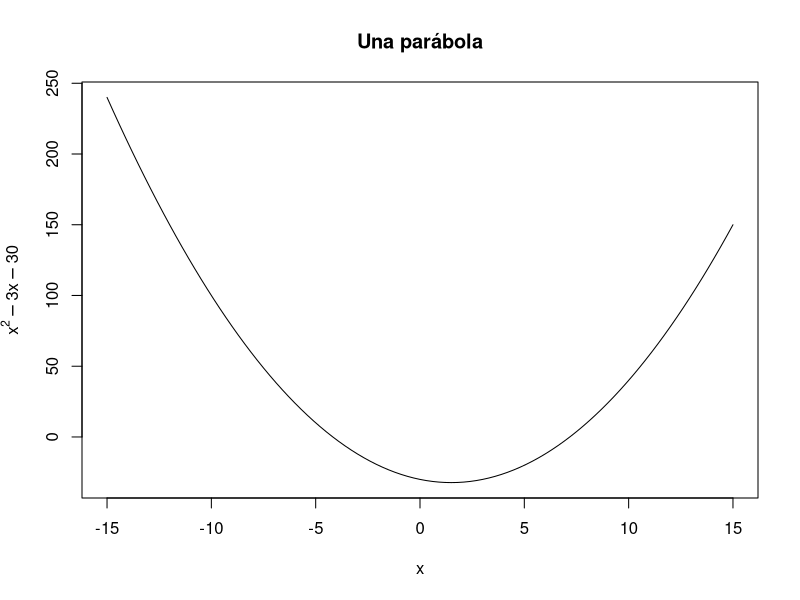
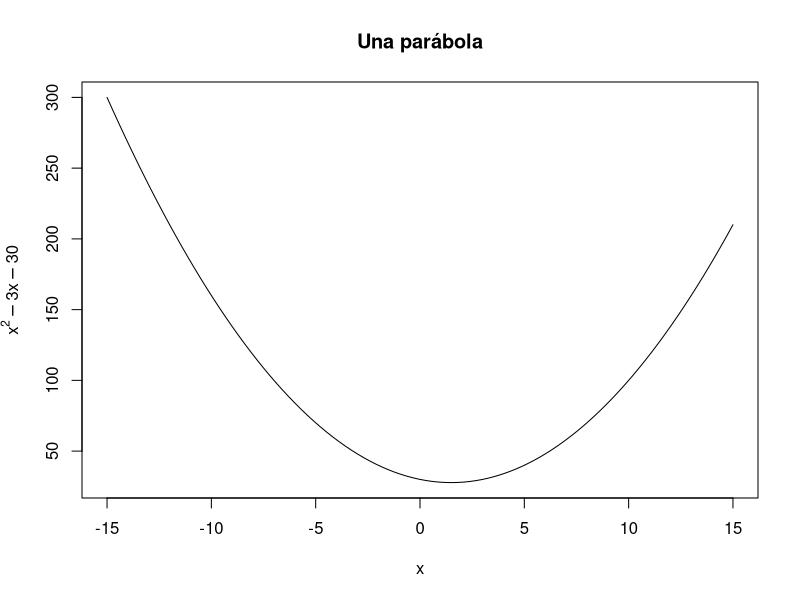
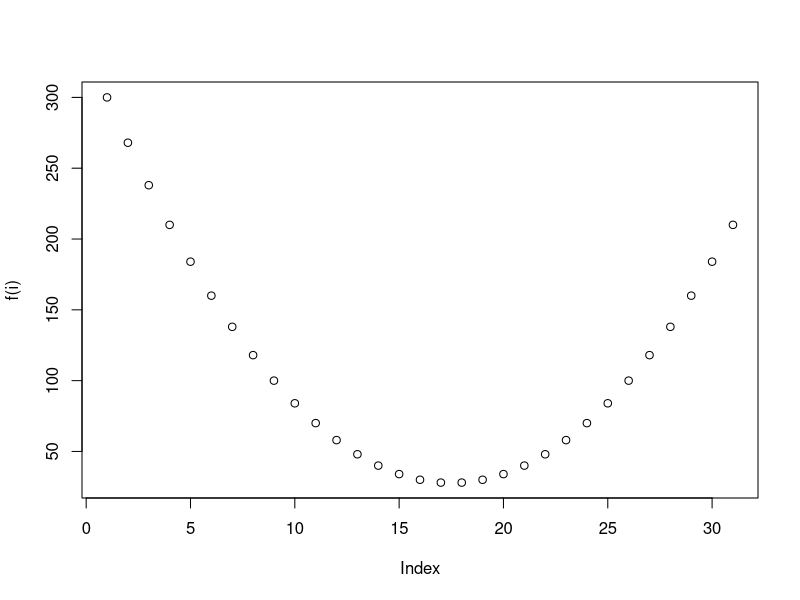
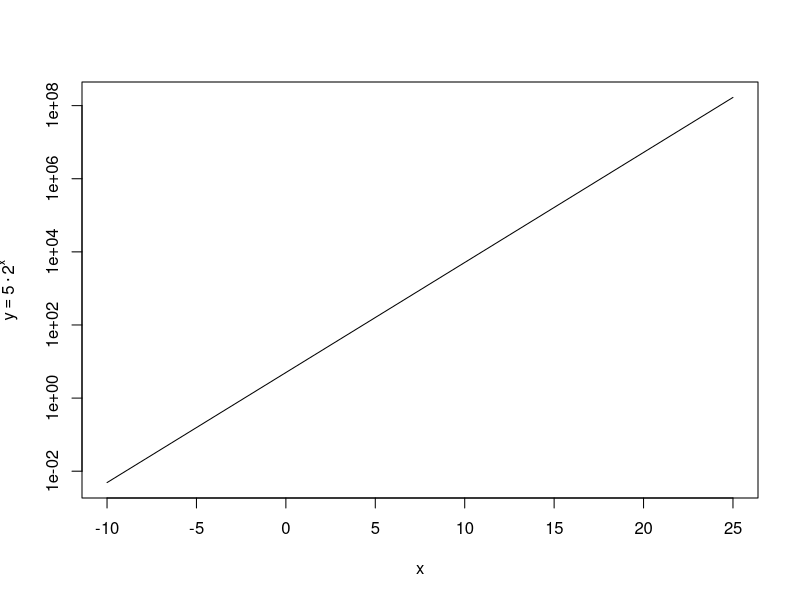
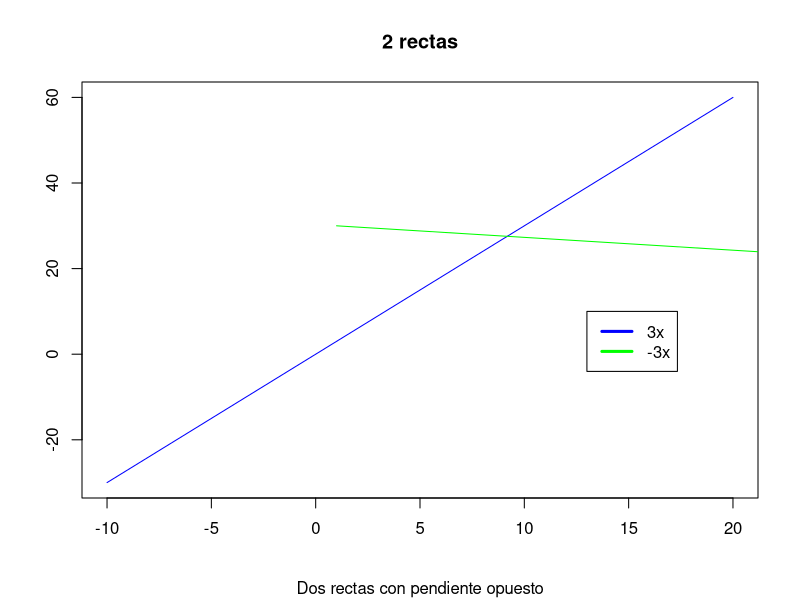
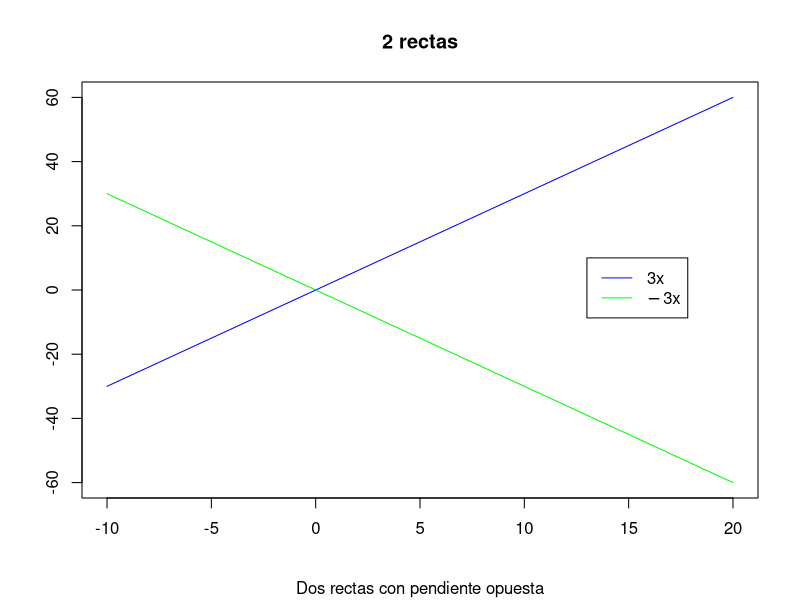

Source code (R) for these figures, in order:
## ---- chunk 1
f = function(x){x^2-3*x-30}
curve(f,-15,15,main="Una parábola",xlab = expression(x),ylab = expression(x^2-3*x-30))
## ---- chunk 2
i = (-15:15)
f = function(x){x^2-3*x+30}
curve(f,-15,15,main="Una parábola",xlab = expression(x),ylab = expression(x^2-3*x-30))
plot(f(i))

## ---- chunk 3
r = function(x){5%*%2^x}
curve(r, -10,25,log = "y", ylab=expression(y==5%.%2^x))
## ---- chunk 4
x <- seq(-10,20,0.1)
f1=function(x){3*x}
f2 = -3*x
curve(f1,-10,20, xlab = "", ylab = "", col = "blue", main="2 rectas", sub = "Dos rectas con pendiente opuesto")
lines(f2, col = "green")
legend(13,10, col = c("blue", "green"), c("3x", "-3x"),lwd =3, bty="1")

## ---- chunk 5
curve(3*x, xlim = c(-10, 20), ylim = c(-60, 60), ylab = "", xlab = "", col = "blue", main = "2 rectas", sub = "Dos rectas con pendiente opuesta")

curve(-3*x, ylab = NULL, xlab = NULL, add = TRUE, col = "green")

legend(13, 10, legend = c(expression(3*x), expression(-3*x)), col = c("blue", "green"), lty = c(1, 1))


